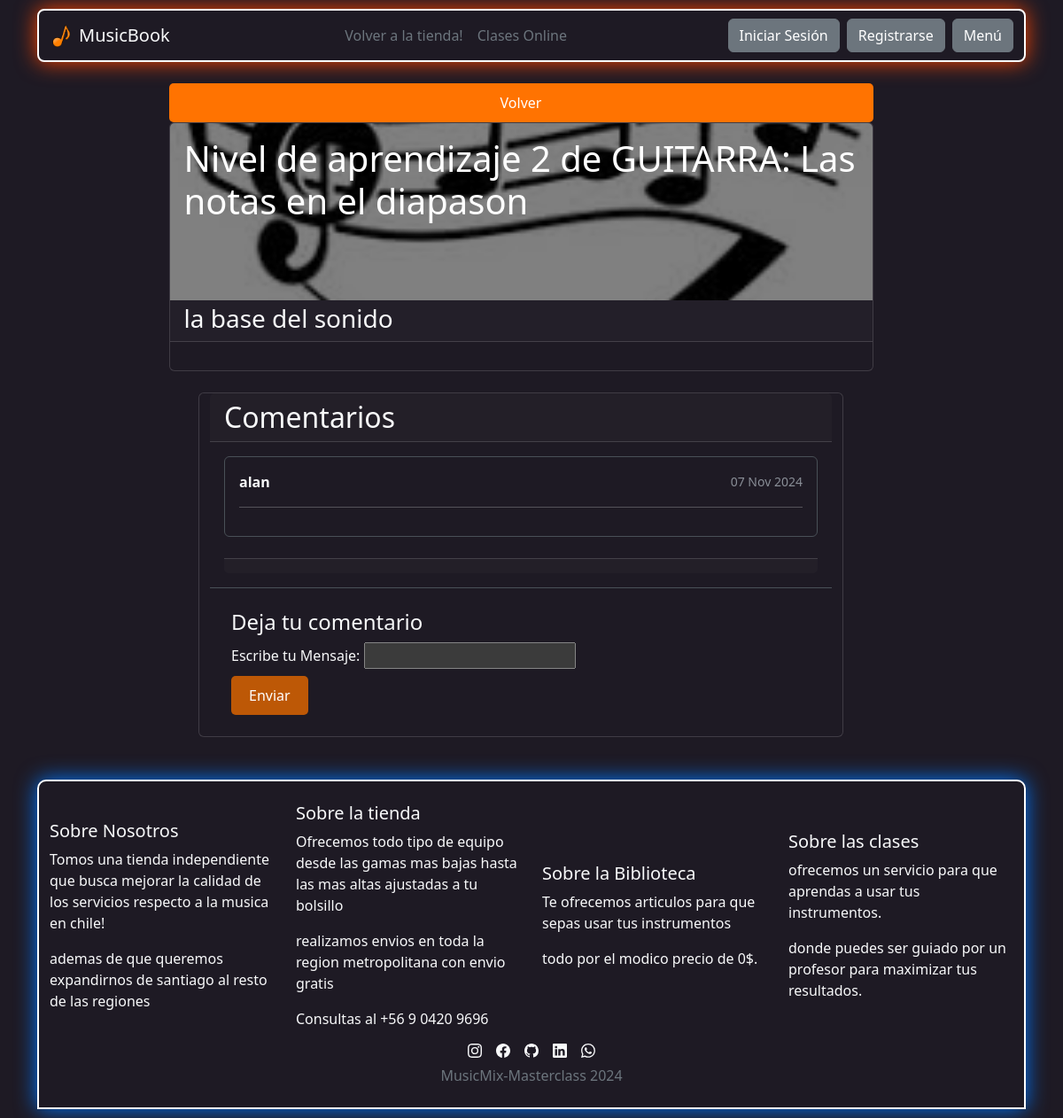
The page /MusicBook/detalles/4/ on the database as committed earlier.
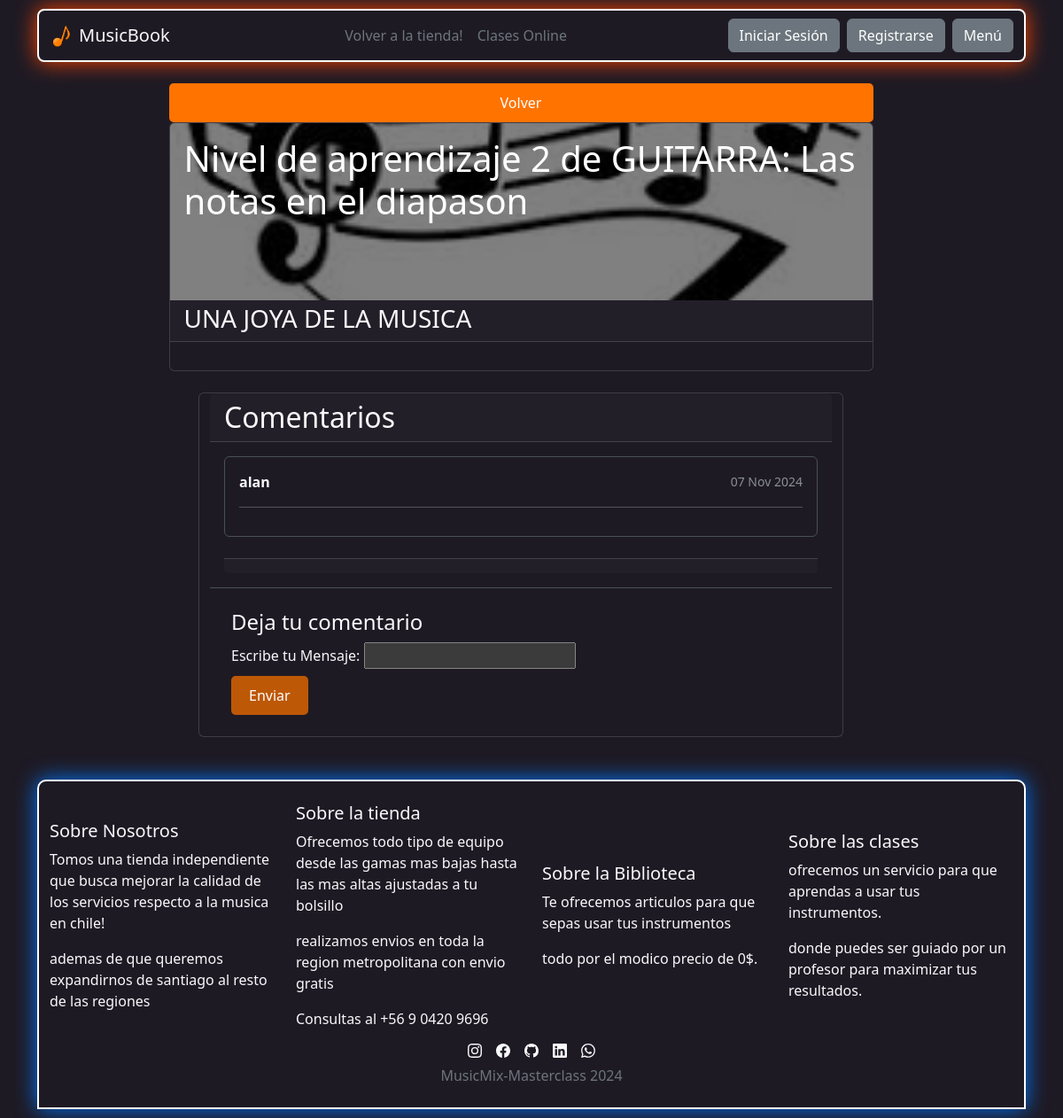
The same page on the database as committed later.
### Library/models.py (models this page shows, shortened)
class MaterialBiblioteca(models.Model):
    id_material         = models.AutoField(primary_key=True)
    titulo_material     = models.TextField(max_length=100, default="Título desconocido")
    nivel_aprendizaje   = models.IntegerField(default=1)
    subtitulo_material  = models.TextField(max_length=300, default="Subtítulo no disponible")
    contenidomaterial   = QuillField(default="Contenido en construcción")
    fecha_creacion      = models.DateField(auto_now_add=True)
    imagen_referencia   = models.ImageField(upload_to="MaterialBiblioteca", null=True, default="default.jpg")
    instrumento         = models.ForeignKey(Instrumento, on_delete=models.PROTECT)
    usuario_creador     = models.ForeignKey(Usuario, on_delete=models.PROTECT)  # Asegúrate de que "Usuario" esté bien definido
    cantidad_likes      = models.IntegerField(default=0)
    cantidad_dislikes   = models.IntegerField(default=0)

class Instrumento(models.Model):
    id_instrumento      = models.AutoField(primary_key=True)
    nombre_instrumento  = models.TextField(max_length=30, default="Instrumento desconocido")
    fecha_creacion      = models.DateField(auto_now_add=True)
    imagen_referencial  = models.ImageField(upload_to="instrumentobiblioteca", null=True, default="default.jpg")

class MensajeBiblioteca(models.Model):
    id_mensaje          = models.AutoField(primary_key=True)
    mensaje             = QuillField()
    creado_por_usuario  = models.ForeignKey(Usuario, on_delete=models.CASCADE)
    material_asociado   = models.ForeignKey(MaterialBiblioteca, on_delete=models.PROTECT)
    fecha_creacion      = models.DateField(auto_now_add=True)

### Store/models.py (models this page shows, shortened)
class Usuario(AbstractUser):
    RUT                 = models.CharField(default = '', max_length = 13,  unique = True, error_messages = {"unique": "El rut ya está registrado."}, blank=True)
    nacimiento          = models.DateField(null = True)
    genero              = models.IntegerField(default = 2, choices = opcionesSexo)
    telefono            = models.CharField(default = '', max_length = 15)
    direccion           = models.CharField(default = '', max_length = 300)
    region              = models.IntegerField(null = True, blank = True, choices = regiones)
    comuna              = models.IntegerField(null = True, blank = True, choices = comunas)
    foto_de_Usuario     = models.ImageField(upload_to = "usuarios",null = True)
    es_profesor         = models.BooleanField(default=False)
    es_admin_biblioteca = models.BooleanField(default=False)
    class Meta:
        ordering = ['username']

### Library/views.py (the view)
# urls.py: path('detalles/<id>/',   detallebook, name= 'bookdetalle')
def detallebook(request, id):
    material = get_object_or_404(MaterialBiblioteca, id_material=id)
    mensajes = MensajeBiblioteca.objects.filter(material_asociado=material)
    if request.method == 'POST':
        formulario = MensajeBibliotecaForm(request.POST)
        if formulario.is_valid():
            nuevo_mensaje = formulario.save(commit=False)
            nuevo_mensaje.material_asociado = material
            nuevo_mensaje.creado_por_usuario = request.user
            nuevo_mensaje.save()
            messages.success(request, "Comentario añadido exitosamente.")
            return redirect('bookdetalle', id=material.id_material)
        else:
            messages.error(request, "Hubo un error en el formulario. Intenta nuevamente.")
    else:
        formulario = MensajeBibliotecaForm()
    page = request.GET.get('page', 1)
    try:
        paginator = Paginator(mensajes, 3)
        mensajes = paginator.page(page)
    except:
        raise Http404# 'entity' contiene la página actual
    data = {
        "material": material,
        "entity": mensajes,  # Comentarios paginados para el archivo paginator.html
        "paginator": paginator,  # Total de páginas para el archivo paginator.html
        "form": formulario,
    }
    return render(request, 'detallebiblioteca.html', data)

### Library/forms.py
class MensajeBibliotecaForm(forms.ModelForm):
    mensaje = CustomQuillFormField(config_name='restricted')  # Usa configuración 'restricted'
    class Meta:
        model = MensajeBiblioteca
        fields = ('mensaje',)

### Store/Cart/context_processor.py (called while the page is built)
def importe_total_carro(request):
    total = 0
    if 'carro' in request.session.keys():
        for key,value in request.session["carro"].items():
            total += int(value["precio"] * value["cantidad"])
    return {"importe_total_carro":total}

### Library/Templates/detallebiblioteca.html (shortened to what this page needs)
{% extends "Base2.html" %}
{% load humanize %}
{% load static %}
{% block content %}
<head>
</head>
<body>
    <div class=" container row justify-content-center">
        <div class="col-9">
            <div class="d-grid gap-2">
                <a href="{% url 'bookinicio' %}" class="btn btn-danger-custom"> Volver</a>
            </div>
            <div class="card">
                <img src="{{material.imagen_referencia.url}}" class="card-img-top" id="imagen" alt="...">
                <div class="card-header">
                    <h1 class="card-img-overlay text-white justify-content-center align-items-center">
                        Nivel de aprendizaje {{material.nivel_aprendizaje}} de
                        {{material.instrumento.nombre_instrumento}}:
                        {{material.titulo_material}}
                    </h1>
                    <h3 class="card-subtitle">
                        {{material.subtitulo_material}}
                    </h3>
                </div>
                <div class="card-body">
                </div>
            </div>
        </div>
        <div class="card mt-4 col-8">
            <h2 class="card-header">Comentarios</h2>
            <div class="card-body">
                {% for i in entity %}
                <div class="comment-box mb-4 p-3 border rounded">
                    <div class="comment-header d-flex justify-content-between align-items-center">
                        <strong>{{ i.creado_por_usuario.username }}</strong>
                        <small class="text-muted">{{ i.fecha_creacion|date:"d M Y" }}</small>
                    </div>
                    <hr>
                </div>
                {% empty %}
                <p class="text-muted">No hay comentarios aún. ¡Sé el primero en comentar!</p>
                {% endfor %}
                <div class="card-footer">
                </div>
            </div>
            <div class="new-comment p-4 border-top">
                <h4>Deja tu comentario</h4>
                <form action="" method="POST">
                    <div class="form-group">
                        <label for="comment">Escribe tu </label>
                        {{form}}
                    </div>
                    <button type="submit" class="btn btn-primary-custom mt-2">Enviar</button>
                </form>
            </div>
        </div>
    </div>
</body>
{% endblock %}

### Library/Templates/Base2.html (shortened to what this page needs)
{% load static %}
{% load humanize %}
<!DOCTYPE html>
<html lang="es">
<head>
    <link href="https://cdn.jsdelivr.net/npm/bootstrap@5.3.0/dist/css/bootstrap.min.css" rel="stylesheet"
>
    <link rel="stylesheet" type="text/css" href="{% static 'css/styles.css' %}">
</head>
<body data-bs-theme="dark">
    <div class="container">
        <nav class="navbar navbar-expand-lg card-1" id="navbarcolor">
            <div class="container-fluid d-flex justify-content-between align-items-center">
                <a class="navbar-brand d-flex align-items-center" href="{% url 'bookinicio' %}"
                    style="color: var(--bs-body-color);">
                    <img src="{% static 'images/icono pagina.png' %}" width="25" height="25" alt="Icono MusicBook"
                        class="me-2">
                    MusicBook
                </a>
                <div class="navbar-nav d-flex flex-row">
                    <button class="btn btn-link nav-link link-secondary"
                        onclick="redirectTo('{% url 'inicio' %}')">Volver a la tienda!</button>
                    <button class="btn btn-link nav-link link-secondary"
                        onclick="redirectTo('{% url 'Verificarmembresia' %}')">Clases Online</button>
                </div>
                <div class="d-flex align-items-center">
                    {% if not user.is_authenticated %}
                    <a href="{% url 'login' %}" class="btn btn-secondary me-2">Iniciar Sesión</a>
                    <a href="{% url 'registrarse' %}" class="btn btn-secondary me-2">Registrarse</a>
                    <button class="btn btn-secondary" data-bs-toggle="offcanvas" href="#offcanvasExample" role="button">
                        Menú
                    </button>
                    {% endif %}
                </div>
            </div>
        </nav>
        <br>
        {% block content %}
        {% endblock %}
        {% include 'footer.html' %}
    </div>
</body>
</html>

### Store/Templates/footer.html (shortened to what this page needs)
<footer class="py-4 mt-5" id="footer" style="background-color: var(--bs-body-bg);">
    <div class="container">
        <div class="row align-items-center justify-content-between">
            <div class="col-md-3">
                <h5 style="color: var(--bs-body-color);">Sobre Nosotros</h5>
                <ul class="list-unstyled">
                    <li>
                        <p href="#" style="color: var(--bs-body-color)">Tomos una tienda independiente que busca mejorar
                            la calidad de los servicios respecto a la musica en chile!</p>
                    </li>
                    <li>
                        <p href="#" style="color: var(--bs-body-color)">ademas de que queremos expandirnos de santiago
                            al resto de las regiones</p>
                    </li>
                </ul>
            </div>
            <div class="col-md-3">
                <h5 style="color: var(--bs-body-color);">Sobre la tienda</h5>
                <ul class="list-unstyled">
                    <li>
                        <p href="#" style="color: var(--bs-body-color)">Ofrecemos todo tipo de equipo desde las gamas
                            mas bajas hasta las mas altas ajustadas a tu bolsillo</p>
                    </li>
                    <li>
                        <p href="#" style="color: var(--bs-body-color)">realizamos envios en toda la region
                            metropolitana con envio gratis</p>
                    </li>
                    <li>
                        <p style="color: var(--bs-body-color)">
                            Consultas al +56 9 0420 9696
                        </p>
                    </li>
                </ul>
            </div>
            <div class="col-md-3">
                <h5 style="color: var(--bs-body-color);">Sobre la Biblioteca</h5>
                <ul class="list-unstyled">
                    <li>
                        <p href="#" style="color: var(--bs-body-color)">Te ofrecemos articulos para que sepas
                            usar tus instrumentos</p>
                    </li>
                    <li>
                        <p href="#" style="color: var(--bs-body-color)">todo por el modico precio de 0$. </p>
                    </li>
                </ul>
            </div>
            <div class="col-md-3">
                <h5 style="color: var(--bs-body-color);">Sobre las clases</h5>
                <ul class="list-unstyled">
                    <li>
                        <p href="#" style="color: var(--bs-body-color)">ofrecemos un servicio para que aprendas a usar
                            tus instrumentos.</p>
                    </li>
                    <li>
                        <p href="#" style="color: var(--bs-body-color)">donde puedes ser guiado por un profesor para
                            maximizar tus resultados.
                        </p>
                    </li>
                </ul>
            </div>
        </div>
        <div class="row justify-content-center ">
            <div class="d-flex gap-3 justify-content-center">
            </div>
        </div>
        <div class="row justify-content-center">
            <div class="text-secondary text-center pt-2">
                MusicMix-Masterclass 2024
            </div>
        </div>
    </div>
</footer>

### static/css/styles.css (style rules this page uses)
:root { --box-shadow-light: 0 0 10px black; --border-light: 1px solid gray; }
[data-bs-theme="dark"] { --box-shadow-dark-1: 0 0 10px #ff7301; --box-shadow-dark-2: 0 0 10px #ff9901; --box-shadow-dark-3: 0 0 10px #bd5806; --border-dark: 1px solid white; }

### Library/Templates/detallebiblioteca.html (style rules this page uses)
#imagen { max-height: 200px; object-fit: cover; width: 100%; filter: brightness(50%); }

Rows that differ between the two databases and show on the page:
changed MaterialBiblioteca "Las notas en el diapason": subtitulo_material "la base del sonido" → "UNA JOYA DE LA MUSICA"
